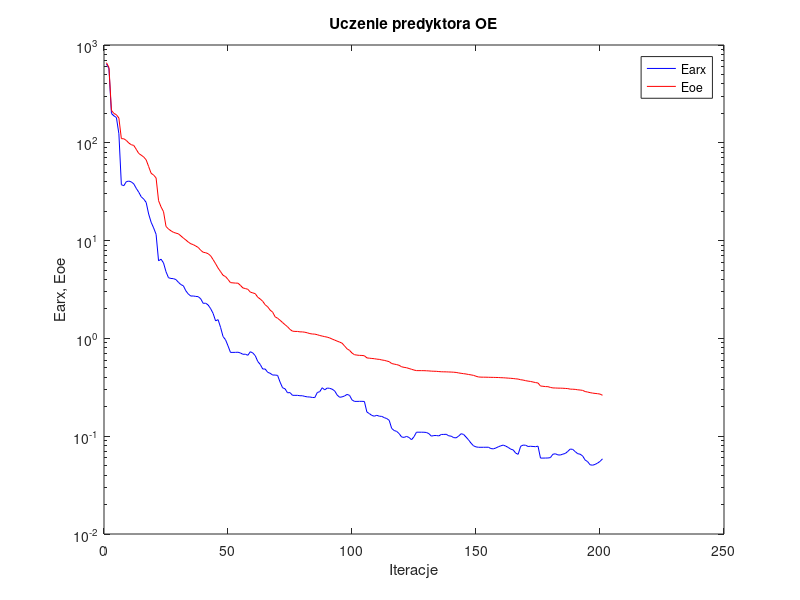
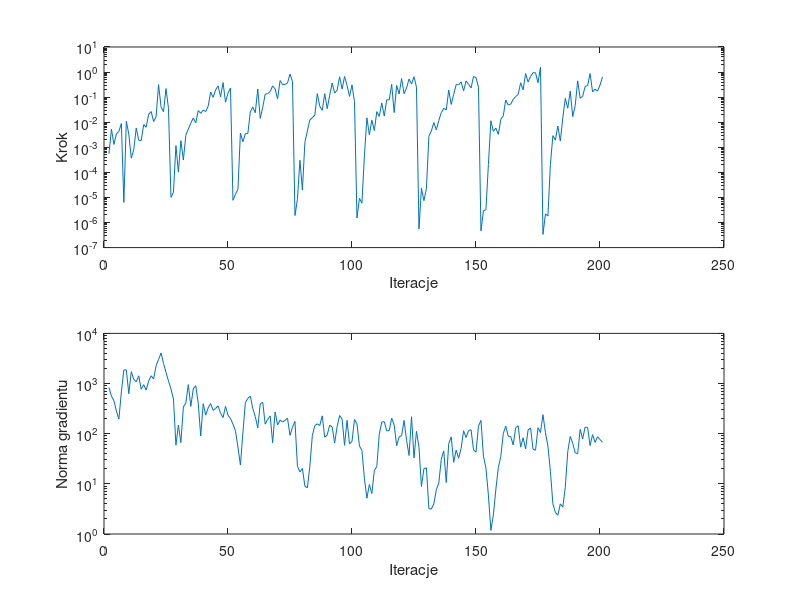

MATLAB code for these plots, in order:
%uczenie predyktora oe
clear all;
n=0; farx(n+1)=6.411803e+002; foe(n+1)=6.593650e+002; wspucz(n+1)=0.000000e+000; ng(n+1)=0.000000e+000;
%odnowa zmiennej metryki
n=1; farx(n+1)=5.730981e+002; foe(n+1)=5.896000e+002; krok(n+1)=5.524716e-004; ng(n+1)=8.339798e+002;
n=2; farx(n+1)=1.995305e+002; foe(n+1)=2.141899e+002; krok(n+1)=5.303205e-003; ng(n+1)=5.603317e+002;
n=3; farx(n+1)=1.885062e+002; foe(n+1)=1.996788e+002; krok(n+1)=1.299476e-003; ng(n+1)=4.552348e+002;
n=4; farx(n+1)=1.814302e+002; foe(n+1)=1.937113e+002; krok(n+1)=3.442371e-003; ng(n+1)=2.816958e+002;
n=5; farx(n+1)=1.238444e+002; foe(n+1)=1.790613e+002; krok(n+1)=4.290347e-003; ng(n+1)=1.954815e+002;
n=6; farx(n+1)=3.724449e+001; foe(n+1)=1.103223e+002; krok(n+1)=8.870014e-003; ng(n+1)=6.810078e+002;
n=7; farx(n+1)=3.645361e+001; foe(n+1)=1.099167e+002; krok(n+1)=6.341995e-006; ng(n+1)=1.861071e+003;
n=8; farx(n+1)=4.008824e+001; foe(n+1)=1.057120e+002; krok(n+1)=1.095618e-002; ng(n+1)=1.874829e+003;
n=9; farx(n+1)=4.059032e+001; foe(n+1)=9.944025e+001; krok(n+1)=3.364099e-003; ng(n+1)=6.270765e+002;
n=10; farx(n+1)=3.985619e+001; foe(n+1)=9.561184e+001; krok(n+1)=3.674633e-004; ng(n+1)=1.728493e+003;
n=11; farx(n+1)=3.802986e+001; foe(n+1)=9.399057e+001; krok(n+1)=8.178849e-004; ng(n+1)=1.210067e+003;
n=12; farx(n+1)=3.424484e+001; foe(n+1)=8.583099e+001; krok(n+1)=5.879413e-003; ng(n+1)=1.082118e+003;
n=13; farx(n+1)=3.128769e+001; foe(n+1)=7.784167e+001; krok(n+1)=1.908037e-003; ng(n+1)=1.428197e+003;
n=14; farx(n+1)=2.808874e+001; foe(n+1)=7.477735e+001; krok(n+1)=1.846469e-003; ng(n+1)=7.714096e+002;
n=15; farx(n+1)=2.659702e+001; foe(n+1)=7.165184e+001; krok(n+1)=8.053672e-003; ng(n+1)=9.507114e+002;
n=16; farx(n+1)=2.457876e+001; foe(n+1)=6.691544e+001; krok(n+1)=6.324208e-003; ng(n+1)=7.394416e+002;
n=17; farx(n+1)=1.871084e+001; foe(n+1)=5.716368e+001; krok(n+1)=2.069473e-002; ng(n+1)=1.118296e+003;
n=18; farx(n+1)=1.541876e+001; foe(n+1)=4.879601e+001; krok(n+1)=2.667494e-002; ng(n+1)=1.429583e+003;
n=19; farx(n+1)=1.350244e+001; foe(n+1)=4.679535e+001; krok(n+1)=1.063635e-002; ng(n+1)=1.234615e+003;
n=20; farx(n+1)=1.160051e+001; foe(n+1)=4.374934e+001; krok(n+1)=1.632237e-002; ng(n+1)=2.257585e+003;
n=21; farx(n+1)=6.212018e+000; foe(n+1)=2.561044e+001; krok(n+1)=3.152950e-001; ng(n+1)=3.016836e+003;
n=22; farx(n+1)=6.455026e+000; foe(n+1)=2.212578e+001; krok(n+1)=4.111242e-002; ng(n+1)=4.078883e+003;
n=23; farx(n+1)=5.913756e+000; foe(n+1)=1.975586e+001; krok(n+1)=2.604479e-002; ng(n+1)=2.522058e+003;
n=24; farx(n+1)=4.806734e+000; foe(n+1)=1.396504e+001; krok(n+1)=2.193298e-001; ng(n+1)=1.675983e+003;
n=25; farx(n+1)=4.173112e+000; foe(n+1)=1.313308e+001; krok(n+1)=3.522595e-002; ng(n+1)=1.122729e+003;
%odnowa zmiennej metryki
n=26; farx(n+1)=4.101139e+000; foe(n+1)=1.259472e+001; krok(n+1)=1.013046e-005; ng(n+1)=7.840558e+002;
n=27; farx(n+1)=4.083487e+000; foe(n+1)=1.215566e+001; krok(n+1)=1.602043e-005; ng(n+1)=4.922233e+002;
n=28; farx(n+1)=3.994671e+000; foe(n+1)=1.192199e+001; krok(n+1)=1.166983e-003; ng(n+1)=5.904596e+001;
n=29; farx(n+1)=3.749620e+000; foe(n+1)=1.173643e+001; krok(n+1)=1.018531e-004; ng(n+1)=1.486329e+002;
n=30; farx(n+1)=3.549022e+000; foe(n+1)=1.116658e+001; krok(n+1)=1.849821e-003; ng(n+1)=6.663295e+001;
n=31; farx(n+1)=3.452148e+000; foe(n+1)=1.062426e+001; krok(n+1)=3.098339e-004; ng(n+1)=3.410975e+002;
n=32; farx(n+1)=3.065843e+000; foe(n+1)=1.014296e+001; krok(n+1)=3.049962e-003; ng(n+1)=4.108089e+002;
n=33; farx(n+1)=2.842598e+000; foe(n+1)=9.656247e+000; krok(n+1)=5.318174e-003; ng(n+1)=9.514911e+002;
n=34; farx(n+1)=2.711059e+000; foe(n+1)=9.278950e+000; krok(n+1)=9.175071e-003; ng(n+1)=3.506462e+002;
n=35; farx(n+1)=2.714579e+000; foe(n+1)=9.094329e+000; krok(n+1)=1.477175e-002; ng(n+1)=7.846810e+002;
n=36; farx(n+1)=2.687741e+000; foe(n+1)=8.795315e+000; krok(n+1)=9.436540e-003; ng(n+1)=9.071030e+002;
n=37; farx(n+1)=2.671682e+000; foe(n+1)=8.512677e+000; krok(n+1)=2.928765e-002; ng(n+1)=4.039931e+002;
n=38; farx(n+1)=2.539579e+000; foe(n+1)=7.961001e+000; krok(n+1)=2.254527e-002; ng(n+1)=8.986978e+001;
n=39; farx(n+1)=2.282001e+000; foe(n+1)=7.599054e+000; krok(n+1)=3.054889e-002; ng(n+1)=3.964231e+002;
n=40; farx(n+1)=2.291829e+000; foe(n+1)=7.516426e+000; krok(n+1)=2.667694e-002; ng(n+1)=2.341989e+002;
n=41; farx(n+1)=2.193713e+000; foe(n+1)=7.342098e+000; krok(n+1)=4.366353e-002; ng(n+1)=3.272297e+002;
n=42; farx(n+1)=2.014094e+000; foe(n+1)=6.988878e+000; krok(n+1)=1.600146e-001; ng(n+1)=4.005327e+002;
n=43; farx(n+1)=1.799504e+000; foe(n+1)=6.389814e+000; krok(n+1)=9.809225e-002; ng(n+1)=2.916648e+002;
n=44; farx(n+1)=1.509840e+000; foe(n+1)=5.802873e+000; krok(n+1)=1.942977e-001; ng(n+1)=3.184197e+002;
n=45; farx(n+1)=1.554712e+000; foe(n+1)=5.236427e+000; krok(n+1)=2.818076e-001; ng(n+1)=3.592843e+002;
n=46; farx(n+1)=1.297448e+000; foe(n+1)=4.817010e+000; krok(n+1)=1.036878e-001; ng(n+1)=2.553410e+002;
n=47; farx(n+1)=1.044693e+000; foe(n+1)=4.417655e+000; krok(n+1)=3.805404e-001; ng(n+1)=2.093050e+002;
n=48; farx(n+1)=9.689905e-001; foe(n+1)=4.287515e+000; krok(n+1)=6.306675e-002; ng(n+1)=3.511839e+002;
n=49; farx(n+1)=8.394538e-001; foe(n+1)=4.006897e+000; krok(n+1)=1.439513e-001; ng(n+1)=2.335198e+002;
n=50; farx(n+1)=7.191322e-001; foe(n+1)=3.718292e+000; krok(n+1)=2.317569e-001; ng(n+1)=2.016354e+002;
%odnowa zmiennej metryki
n=51; farx(n+1)=7.193752e-001; foe(n+1)=3.696272e+000; krok(n+1)=7.675753e-006; ng(n+1)=1.551666e+002;
n=52; farx(n+1)=7.199981e-001; foe(n+1)=3.677550e+000; krok(n+1)=1.335600e-005; ng(n+1)=1.150185e+002;
n=53; farx(n+1)=7.223970e-001; foe(n+1)=3.671415e+000; krok(n+1)=2.114892e-005; ng(n+1)=5.417034e+001;
n=54; farx(n+1)=7.098748e-001; foe(n+1)=3.490060e+000; krok(n+1)=3.698907e-003; ng(n+1)=2.372701e+001;
n=55; farx(n+1)=6.881138e-001; foe(n+1)=3.280623e+000; krok(n+1)=1.675019e-003; ng(n+1)=1.031157e+002;
n=56; farx(n+1)=6.893493e-001; foe(n+1)=3.234412e+000; krok(n+1)=3.473809e-003; ng(n+1)=4.178827e+002;
n=57; farx(n+1)=6.719382e-001; foe(n+1)=3.175968e+000; krok(n+1)=3.544455e-003; ng(n+1)=5.079368e+002;
n=58; farx(n+1)=7.309545e-001; foe(n+1)=2.973167e+000; krok(n+1)=2.580064e-002; ng(n+1)=5.609339e+002;
n=59; farx(n+1)=7.098374e-001; foe(n+1)=2.919400e+000; krok(n+1)=4.034388e-002; ng(n+1)=3.167386e+002;
n=60; farx(n+1)=6.653424e-001; foe(n+1)=2.866268e+000; krok(n+1)=2.390821e-002; ng(n+1)=2.198030e+002;
n=61; farx(n+1)=5.808250e-001; foe(n+1)=2.634577e+000; krok(n+1)=2.093785e-001; ng(n+1)=1.301844e+002;
n=62; farx(n+1)=5.416957e-001; foe(n+1)=2.528488e+000; krok(n+1)=1.417782e-002; ng(n+1)=3.946999e+002;
n=63; farx(n+1)=4.863326e-001; foe(n+1)=2.393606e+000; krok(n+1)=3.933136e-002; ng(n+1)=4.229569e+002;
n=64; farx(n+1)=4.865326e-001; foe(n+1)=2.206693e+000; krok(n+1)=1.320338e-001; ng(n+1)=1.550878e+002;
n=65; farx(n+1)=4.500577e-001; foe(n+1)=2.103692e+000; krok(n+1)=1.372911e-001; ng(n+1)=1.928757e+002;
n=66; farx(n+1)=4.398554e-001; foe(n+1)=1.945943e+000; krok(n+1)=1.674643e-001; ng(n+1)=2.269329e+002;
n=67; farx(n+1)=4.221929e-001; foe(n+1)=1.854431e+000; krok(n+1)=2.815910e-001; ng(n+1)=6.586508e+001;
n=68; farx(n+1)=4.220155e-001; foe(n+1)=1.662764e+000; krok(n+1)=2.114442e-001; ng(n+1)=2.716548e+002;
n=69; farx(n+1)=4.186423e-001; foe(n+1)=1.606751e+000; krok(n+1)=8.430727e-002; ng(n+1)=1.493559e+002;
n=70; farx(n+1)=3.571656e-001; foe(n+1)=1.531247e+000; krok(n+1)=4.584092e-001; ng(n+1)=1.863424e+002;
n=71; farx(n+1)=3.129617e-001; foe(n+1)=1.453036e+000; krok(n+1)=3.123324e-001; ng(n+1)=1.714167e+002;
n=72; farx(n+1)=3.052122e-001; foe(n+1)=1.380992e+000; krok(n+1)=3.214238e-001; ng(n+1)=1.834446e+002;
n=73; farx(n+1)=2.778376e-001; foe(n+1)=1.316045e+000; krok(n+1)=3.693268e-001; ng(n+1)=2.030777e+002;
n=74; farx(n+1)=2.791608e-001; foe(n+1)=1.235581e+000; krok(n+1)=8.334333e-001; ng(n+1)=9.258276e+001;
n=75; farx(n+1)=2.619092e-001; foe(n+1)=1.186298e+000; krok(n+1)=4.228235e-001; ng(n+1)=1.347274e+002;
%odnowa zmiennej metryki
n=76; farx(n+1)=2.616647e-001; foe(n+1)=1.178902e+000; krok(n+1)=1.899620e-006; ng(n+1)=1.757362e+002;
n=77; farx(n+1)=2.617168e-001; foe(n+1)=1.178403e+000; krok(n+1)=8.500298e-006; ng(n+1)=2.247384e+001;
n=78; farx(n+1)=2.592635e-001; foe(n+1)=1.166656e+000; krok(n+1)=3.039303e-004; ng(n+1)=1.730859e+001;
n=79; farx(n+1)=2.592242e-001; foe(n+1)=1.165795e+000; krok(n+1)=1.961815e-005; ng(n+1)=2.028437e+001;
n=80; farx(n+1)=2.551422e-001; foe(n+1)=1.156169e+000; krok(n+1)=1.579878e-003; ng(n+1)=9.024105e+000;
n=81; farx(n+1)=2.523525e-001; foe(n+1)=1.140610e+000; krok(n+1)=4.483426e-003; ng(n+1)=8.312016e+000;
n=82; farx(n+1)=2.516986e-001; foe(n+1)=1.120003e+000; krok(n+1)=1.226153e-002; ng(n+1)=2.251877e+001;
n=83; farx(n+1)=2.490031e-001; foe(n+1)=1.109395e+000; krok(n+1)=1.517095e-002; ng(n+1)=9.130482e+001;
n=84; farx(n+1)=2.483606e-001; foe(n+1)=1.105782e+000; krok(n+1)=1.910413e-002; ng(n+1)=1.450699e+002;
n=85; farx(n+1)=2.796058e-001; foe(n+1)=1.090963e+000; krok(n+1)=1.372911e-001; ng(n+1)=1.572286e+002;
n=86; farx(n+1)=2.856047e-001; foe(n+1)=1.070644e+000; krok(n+1)=4.320574e-002; ng(n+1)=1.457666e+002;
n=87; farx(n+1)=3.129726e-001; foe(n+1)=1.056426e+000; krok(n+1)=2.977641e-002; ng(n+1)=2.265793e+002;
n=88; farx(n+1)=2.975753e-001; foe(n+1)=1.042185e+000; krok(n+1)=1.379942e-001; ng(n+1)=8.513735e+001;
n=89; farx(n+1)=3.107600e-001; foe(n+1)=1.029890e+000; krok(n+1)=3.477029e-002; ng(n+1)=9.427042e+001;
n=90; farx(n+1)=3.087483e-001; foe(n+1)=1.011003e+000; krok(n+1)=1.178633e-001; ng(n+1)=1.480235e+002;
n=91; farx(n+1)=3.026073e-001; foe(n+1)=9.850323e-001; krok(n+1)=3.635836e-001; ng(n+1)=1.364442e+002;
n=92; farx(n+1)=2.907315e-001; foe(n+1)=9.612104e-001; krok(n+1)=1.451056e-001; ng(n+1)=6.550479e+001;
n=93; farx(n+1)=2.640317e-001; foe(n+1)=9.381223e-001; krok(n+1)=1.881319e-001; ng(n+1)=1.375859e+002;
n=94; farx(n+1)=2.501034e-001; foe(n+1)=9.172945e-001; krok(n+1)=6.480438e-001; ng(n+1)=2.306627e+002;
n=95; farx(n+1)=2.523358e-001; foe(n+1)=8.933729e-001; krok(n+1)=2.093785e-001; ng(n+1)=1.959427e+002;
n=96; farx(n+1)=2.578359e-001; foe(n+1)=8.369934e-001; krok(n+1)=6.698571e-001; ng(n+1)=5.864468e+001;
n=97; farx(n+1)=2.673589e-001; foe(n+1)=7.827779e-001; krok(n+1)=2.912288e-001; ng(n+1)=1.845141e+002;
n=98; farx(n+1)=2.618538e-001; foe(n+1)=7.546966e-001; krok(n+1)=1.066998e-001; ng(n+1)=6.226339e+001;
n=99; farx(n+1)=2.350058e-001; foe(n+1)=7.085994e-001; krok(n+1)=3.106282e-001; ng(n+1)=7.058362e+001;
n=100; farx(n+1)=2.269126e-001; foe(n+1)=6.810886e-001; krok(n+1)=6.544743e-002; ng(n+1)=1.921251e+002;
%odnowa zmiennej metryki
n=101; farx(n+1)=2.269650e-001; foe(n+1)=6.750078e-001; krok(n+1)=1.515894e-006; ng(n+1)=1.571110e+002;
n=102; farx(n+1)=2.272326e-001; foe(n+1)=6.706590e-001; krok(n+1)=9.184756e-006; ng(n+1)=5.690464e+001;
n=103; farx(n+1)=2.273268e-001; foe(n+1)=6.694575e-001; krok(n+1)=5.957013e-006; ng(n+1)=4.668085e+001;
n=104; farx(n+1)=2.264884e-001; foe(n+1)=6.646272e-001; krok(n+1)=4.532388e-004; ng(n+1)=1.279038e+001;
n=105; farx(n+1)=1.767329e-001; foe(n+1)=6.320214e-001; krok(n+1)=1.495979e-002; ng(n+1)=5.161816e+000;
n=106; farx(n+1)=1.702070e-001; foe(n+1)=6.276951e-001; krok(n+1)=3.157424e-003; ng(n+1)=9.706710e+000;
n=107; farx(n+1)=1.631191e-001; foe(n+1)=6.236760e-001; krok(n+1)=1.213054e-002; ng(n+1)=6.406283e+000;
n=108; farx(n+1)=1.601931e-001; foe(n+1)=6.200347e-001; krok(n+1)=4.658504e-003; ng(n+1)=1.838390e+001;
n=109; farx(n+1)=1.635278e-001; foe(n+1)=6.137067e-001; krok(n+1)=2.642647e-002; ng(n+1)=2.202559e+001;
n=110; farx(n+1)=1.601832e-001; foe(n+1)=6.105040e-001; krok(n+1)=1.706649e-002; ng(n+1)=9.841509e+001;
n=111; farx(n+1)=1.594548e-001; foe(n+1)=6.021404e-001; krok(n+1)=5.857529e-002; ng(n+1)=1.707413e+002;
n=112; farx(n+1)=1.548280e-001; foe(n+1)=5.965005e-001; krok(n+1)=1.771116e-002; ng(n+1)=1.735730e+002;
n=113; farx(n+1)=1.515386e-001; foe(n+1)=5.873651e-001; krok(n+1)=7.835091e-002; ng(n+1)=1.136861e+002;
n=114; farx(n+1)=1.454032e-001; foe(n+1)=5.783171e-001; krok(n+1)=7.808311e-002; ng(n+1)=1.154175e+002;
n=115; farx(n+1)=1.200626e-001; foe(n+1)=5.532953e-001; krok(n+1)=3.224739e-001; ng(n+1)=2.031012e+002;
n=116; farx(n+1)=1.143589e-001; foe(n+1)=5.462559e-001; krok(n+1)=2.414071e-002; ng(n+1)=1.504885e+002;
n=117; farx(n+1)=1.119823e-001; foe(n+1)=5.397652e-001; krok(n+1)=2.926858e-001; ng(n+1)=5.748046e+001;
n=118; farx(n+1)=1.063763e-001; foe(n+1)=5.307028e-001; krok(n+1)=1.328156e-001; ng(n+1)=8.637079e+001;
n=119; farx(n+1)=9.816350e-002; foe(n+1)=5.127748e-001; krok(n+1)=5.461800e-001; ng(n+1)=9.138793e+001;
n=120; farx(n+1)=9.727824e-002; foe(n+1)=5.058629e-001; krok(n+1)=1.380129e-001; ng(n+1)=1.838757e+002;
n=121; farx(n+1)=9.941156e-002; foe(n+1)=5.011693e-001; krok(n+1)=2.301336e-001; ng(n+1)=7.411782e+001;
n=122; farx(n+1)=9.711395e-002; foe(n+1)=4.923298e-001; krok(n+1)=5.281623e-001; ng(n+1)=3.681695e+001;
n=123; farx(n+1)=9.198677e-002; foe(n+1)=4.833379e-001; krok(n+1)=3.355407e-001; ng(n+1)=2.174430e+002;
n=124; farx(n+1)=9.882162e-002; foe(n+1)=4.747474e-001; krok(n+1)=6.522451e-001; ng(n+1)=3.293582e+001;
n=125; farx(n+1)=1.098922e-001; foe(n+1)=4.684682e-001; krok(n+1)=2.490283e-001; ng(n+1)=1.115328e+002;
%odnowa zmiennej metryki
n=126; farx(n+1)=1.098856e-001; foe(n+1)=4.682661e-001; krok(n+1)=5.543732e-007; ng(n+1)=5.392946e+001;
n=127; farx(n+1)=1.098548e-001; foe(n+1)=4.681203e-001; krok(n+1)=2.322634e-005; ng(n+1)=8.827971e+000;
n=128; farx(n+1)=1.097721e-001; foe(n+1)=4.678292e-001; krok(n+1)=7.426417e-006; ng(n+1)=2.010456e+001;
n=129; farx(n+1)=1.091586e-001; foe(n+1)=4.666488e-001; krok(n+1)=2.254192e-005; ng(n+1)=2.089865e+001;
n=130; farx(n+1)=1.062561e-001; foe(n+1)=4.650251e-001; krok(n+1)=2.722891e-003; ng(n+1)=3.188766e+000;
n=131; farx(n+1)=1.001573e-001; foe(n+1)=4.627992e-001; krok(n+1)=4.508154e-003; ng(n+1)=3.152445e+000;
n=132; farx(n+1)=1.015482e-001; foe(n+1)=4.615452e-001; krok(n+1)=9.707132e-003; ng(n+1)=4.002956e+000;
n=133; farx(n+1)=1.016372e-001; foe(n+1)=4.608075e-001; krok(n+1)=5.000456e-003; ng(n+1)=7.608033e+000;
n=134; farx(n+1)=1.006750e-001; foe(n+1)=4.581220e-001; krok(n+1)=1.167289e-002; ng(n+1)=1.038569e+001;
n=135; farx(n+1)=1.041943e-001; foe(n+1)=4.559543e-001; krok(n+1)=2.421456e-002; ng(n+1)=3.107305e+001;
n=136; farx(n+1)=1.042741e-001; foe(n+1)=4.553467e-001; krok(n+1)=3.606523e-002; ng(n+1)=4.537975e+001;
n=137; farx(n+1)=1.045884e-001; foe(n+1)=4.548665e-001; krok(n+1)=3.081734e-002; ng(n+1)=1.063607e+001;
n=138; farx(n+1)=1.009790e-001; foe(n+1)=4.536501e-001; krok(n+1)=1.919924e-001; ng(n+1)=6.335448e+001;
n=139; farx(n+1)=1.000497e-001; foe(n+1)=4.527327e-001; krok(n+1)=5.120727e-002; ng(n+1)=8.637299e+001;
n=140; farx(n+1)=9.669878e-002; foe(n+1)=4.511168e-001; krok(n+1)=1.292164e-001; ng(n+1)=2.686232e+001;
n=141; farx(n+1)=9.621441e-002; foe(n+1)=4.486767e-001; krok(n+1)=3.167854e-001; ng(n+1)=4.699258e+001;
n=142; farx(n+1)=1.002781e-001; foe(n+1)=4.435543e-001; krok(n+1)=3.103642e-001; ng(n+1)=3.242137e+001;
n=143; farx(n+1)=1.060460e-001; foe(n+1)=4.396199e-001; krok(n+1)=4.063898e-001; ng(n+1)=5.118357e+001;
n=144; farx(n+1)=1.042945e-001; foe(n+1)=4.357667e-001; krok(n+1)=1.778431e-001; ng(n+1)=1.145847e+002;
n=145; farx(n+1)=9.787509e-002; foe(n+1)=4.326553e-001; krok(n+1)=4.411592e-001; ng(n+1)=8.401434e+001;
n=146; farx(n+1)=9.168957e-002; foe(n+1)=4.275793e-001; krok(n+1)=3.268918e-001; ng(n+1)=1.151182e+002;
n=147; farx(n+1)=8.483956e-002; foe(n+1)=4.236558e-001; krok(n+1)=2.317569e-001; ng(n+1)=1.199868e+002;
n=148; farx(n+1)=7.973356e-002; foe(n+1)=4.188733e-001; krok(n+1)=6.614848e-001; ng(n+1)=4.777484e+001;
n=149; farx(n+1)=7.776398e-002; foe(n+1)=4.103200e-001; krok(n+1)=6.034212e-001; ng(n+1)=4.296371e+001;
n=150; farx(n+1)=7.705668e-002; foe(n+1)=4.034593e-001; krok(n+1)=2.464885e-001; ng(n+1)=1.414531e+002;
%odnowa zmiennej metryki
n=151; farx(n+1)=7.703202e-002; foe(n+1)=4.017382e-001; krok(n+1)=4.613351e-007; ng(n+1)=1.849470e+002;
n=152; farx(n+1)=7.704853e-002; foe(n+1)=4.013551e-001; krok(n+1)=2.938190e-006; ng(n+1)=3.565281e+001;
n=153; farx(n+1)=7.710703e-002; foe(n+1)=4.011637e-001; krok(n+1)=3.226646e-006; ng(n+1)=2.080582e+001;
n=154; farx(n+1)=7.712059e-002; foe(n+1)=4.004389e-001; krok(n+1)=2.084136e-004; ng(n+1)=5.966208e+000;
n=155; farx(n+1)=7.474796e-002; foe(n+1)=3.998585e-001; krok(n+1)=1.142218e-002; ng(n+1)=1.183129e+000;
n=156; farx(n+1)=7.422965e-002; foe(n+1)=3.993808e-001; krok(n+1)=4.337081e-003; ng(n+1)=2.398924e+000;
n=157; farx(n+1)=7.581507e-002; foe(n+1)=3.987176e-001; krok(n+1)=5.843731e-003; ng(n+1)=7.744667e+000;
n=158; farx(n+1)=7.792918e-002; foe(n+1)=3.981782e-001; krok(n+1)=3.259300e-003; ng(n+1)=2.110803e+001;
n=159; farx(n+1)=7.977937e-002; foe(n+1)=3.966540e-001; krok(n+1)=1.296098e-002; ng(n+1)=3.517852e+001;
n=160; farx(n+1)=8.112149e-002; foe(n+1)=3.958425e-001; krok(n+1)=1.809047e-002; ng(n+1)=1.011059e+002;
n=161; farx(n+1)=7.914325e-002; foe(n+1)=3.942089e-001; krok(n+1)=7.660919e-002; ng(n+1)=1.414879e+002;
n=162; farx(n+1)=7.678947e-002; foe(n+1)=3.925235e-001; krok(n+1)=4.797973e-002; ng(n+1)=8.909217e+001;
n=163; farx(n+1)=7.371027e-002; foe(n+1)=3.908900e-001; krok(n+1)=5.285294e-002; ng(n+1)=8.762771e+001;
n=164; farx(n+1)=7.240769e-002; foe(n+1)=3.888957e-001; krok(n+1)=8.139610e-002; ng(n+1)=5.983702e+001;
n=165; farx(n+1)=6.712888e-002; foe(n+1)=3.859828e-001; krok(n+1)=1.057221e-001; ng(n+1)=1.311957e+002;
n=166; farx(n+1)=6.529678e-002; foe(n+1)=3.838676e-001; krok(n+1)=1.281531e-001; ng(n+1)=1.439677e+002;
n=167; farx(n+1)=7.891506e-002; foe(n+1)=3.778792e-001; krok(n+1)=3.745525e-001; ng(n+1)=5.401283e+001;
n=168; farx(n+1)=8.110679e-002; foe(n+1)=3.750475e-001; krok(n+1)=1.958039e-001; ng(n+1)=8.295315e+001;
n=169; farx(n+1)=8.085978e-002; foe(n+1)=3.696812e-001; krok(n+1)=8.773192e-001; ng(n+1)=4.965080e+001;
n=170; farx(n+1)=7.851047e-002; foe(n+1)=3.659005e-001; krok(n+1)=3.978743e-001; ng(n+1)=1.188980e+002;
n=171; farx(n+1)=7.892556e-002; foe(n+1)=3.628286e-001; krok(n+1)=6.648125e-001; ng(n+1)=1.304517e+002;
n=172; farx(n+1)=7.851595e-002; foe(n+1)=3.581720e-001; krok(n+1)=9.471081e-001; ng(n+1)=4.876886e+001;
n=173; farx(n+1)=7.814895e-002; foe(n+1)=3.535942e-001; krok(n+1)=9.372047e-001; ng(n+1)=4.689159e+001;
n=174; farx(n+1)=7.914427e-002; foe(n+1)=3.499825e-001; krok(n+1)=3.745525e-001; ng(n+1)=1.315167e+002;
n=175; farx(n+1)=5.974282e-002; foe(n+1)=3.260905e-001; krok(n+1)=1.554381e+000; ng(n+1)=1.054299e+002;
%odnowa zmiennej metryki
n=176; farx(n+1)=5.973641e-002; foe(n+1)=3.239525e-001; krok(n+1)=3.370650e-007; ng(n+1)=2.392907e+002;
n=177; farx(n+1)=5.980026e-002; foe(n+1)=3.216215e-001; krok(n+1)=2.208309e-006; ng(n+1)=1.046704e+002;
n=178; farx(n+1)=5.988488e-002; foe(n+1)=3.209795e-001; krok(n+1)=1.826176e-006; ng(n+1)=5.677356e+001;
n=179; farx(n+1)=6.040902e-002; foe(n+1)=3.154101e-001; krok(n+1)=2.093774e-004; ng(n+1)=1.764644e+001;
n=180; farx(n+1)=6.537597e-002; foe(n+1)=3.116731e-001; krok(n+1)=2.914778e-003; ng(n+1)=4.019601e+000;
n=181; farx(n+1)=6.612144e-002; foe(n+1)=3.111479e-001; krok(n+1)=1.925220e-003; ng(n+1)=2.704256e+000;
n=182; farx(n+1)=6.441064e-002; foe(n+1)=3.101785e-001; krok(n+1)=7.032104e-003; ng(n+1)=2.374494e+000;
n=183; farx(n+1)=6.421463e-002; foe(n+1)=3.099575e-001; krok(n+1)=1.772228e-003; ng(n+1)=3.988400e+000;
n=184; farx(n+1)=6.555694e-002; foe(n+1)=3.092756e-001; krok(n+1)=1.496365e-002; ng(n+1)=3.443668e+000;
n=185; farx(n+1)=6.663235e-002; foe(n+1)=3.079920e-001; krok(n+1)=8.892157e-002; ng(n+1)=8.502954e+000;
n=186; farx(n+1)=6.988984e-002; foe(n+1)=3.068151e-001; krok(n+1)=3.606523e-002; ng(n+1)=4.409736e+001;
n=187; farx(n+1)=7.392341e-002; foe(n+1)=3.028524e-001; krok(n+1)=1.738735e-001; ng(n+1)=8.844783e+001;
n=188; farx(n+1)=7.331365e-002; foe(n+1)=3.023718e-001; krok(n+1)=1.672063e-002; ng(n+1)=6.411772e+001;
n=189; farx(n+1)=6.957941e-002; foe(n+1)=3.010678e-001; krok(n+1)=4.679730e-002; ng(n+1)=4.166257e+001;
n=190; farx(n+1)=6.625848e-002; foe(n+1)=2.982431e-001; krok(n+1)=4.461571e-001; ng(n+1)=3.991981e+001;
n=191; farx(n+1)=6.546501e-002; foe(n+1)=2.965923e-001; krok(n+1)=9.035956e-002; ng(n+1)=1.217709e+002;
n=192; farx(n+1)=6.279003e-002; foe(n+1)=2.942022e-001; krok(n+1)=1.075010e-001; ng(n+1)=7.835191e+001;
n=193; farx(n+1)=5.711266e-002; foe(n+1)=2.861714e-001; krok(n+1)=2.656312e-001; ng(n+1)=1.349676e+002;
n=194; farx(n+1)=5.494344e-002; foe(n+1)=2.829332e-001; krok(n+1)=2.894475e-001; ng(n+1)=1.335202e+002;
n=195; farx(n+1)=5.103816e-002; foe(n+1)=2.789911e-001; krok(n+1)=8.704303e-001; ng(n+1)=5.795187e+001;
n=196; farx(n+1)=5.051331e-002; foe(n+1)=2.759202e-001; krok(n+1)=1.620110e-001; ng(n+1)=9.583543e+001;
n=197; farx(n+1)=5.144989e-002; foe(n+1)=2.738492e-001; krok(n+1)=2.085952e-001; ng(n+1)=6.739741e+001;
n=198; farx(n+1)=5.307224e-002; foe(n+1)=2.721115e-001; krok(n+1)=1.738735e-001; ng(n+1)=8.682398e+001;
n=199; farx(n+1)=5.522907e-002; foe(n+1)=2.695782e-001; krok(n+1)=2.984434e-001; ng(n+1)=7.660092e+001;
n=200; farx(n+1)=5.869227e-002; foe(n+1)=2.621740e-001; krok(n+1)=6.367965e-001; ng(n+1)=6.734519e+001;

figure; semilogy(farx,'b'); hold on; semilogy(foe,'r'); xlabel('Iteracje'); ylabel('Earx, Eoe'); legend('Earx','Eoe'); title('Uczenie predyktora OE');
figure; subplot(2,1,1); semilogy(krok); xlabel('Iteracje'); ylabel('Krok');
subplot(2,1,2); semilogy(ng); xlabel('Iteracje'); ylabel('Norma gradientu');
Earx=farx(n+1)
Eoe=foe(n+1)
